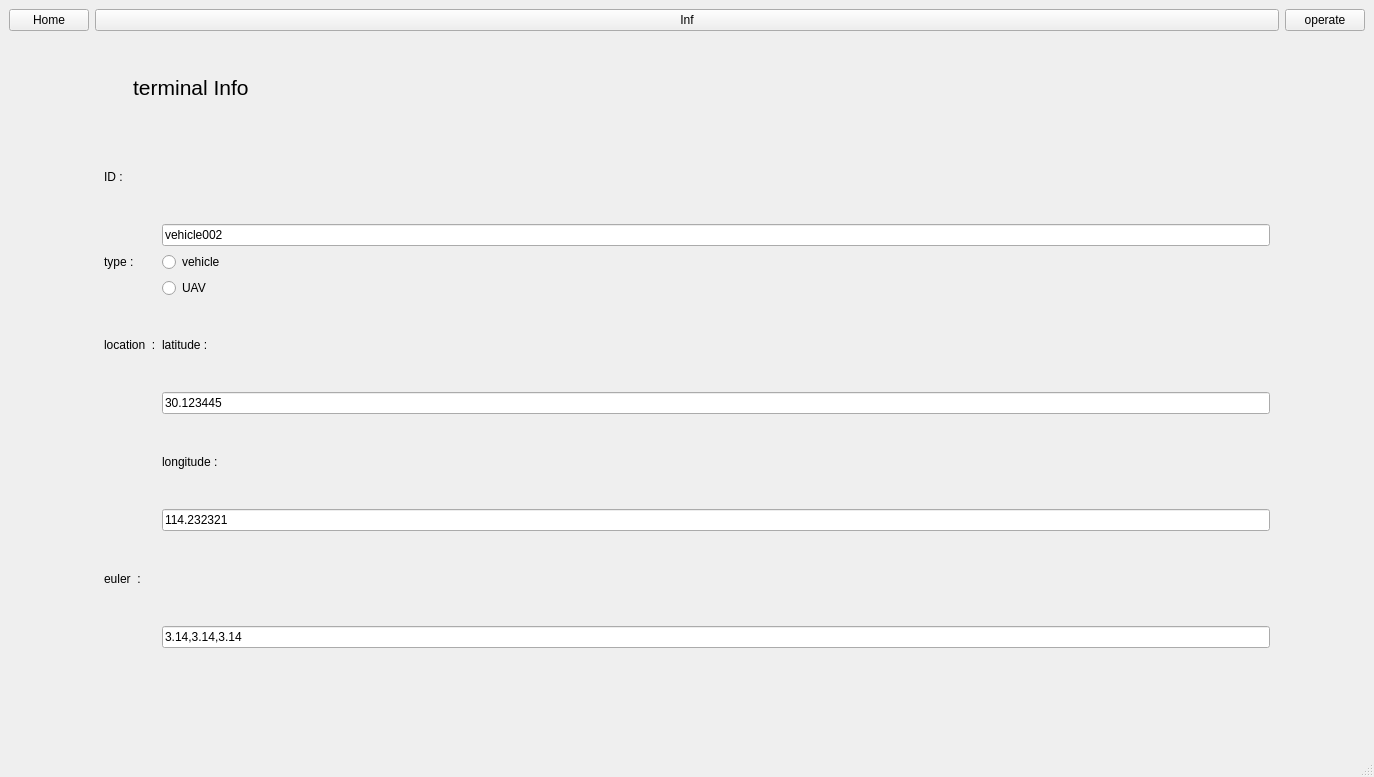
<?xml version="1.0" encoding="UTF-8"?>
<ui version="4.0">
 <class>MainWindow</class>
 <widget class="QMainWindow" name="MainWindow">
  <property name="enabled">
   <bool>true</bool>
  </property>
  <property name="geometry">
   <rect>
    <x>0</x>
    <y>0</y>
    <width>1374</width>
    <height>777</height>
   </rect>
  </property>
  <property name="sizePolicy">
   <sizepolicy hsizetype="Expanding" vsizetype="Expanding">
    <horstretch>0</horstretch>
    <verstretch>0</verstretch>
   </sizepolicy>
  </property>
  <property name="mouseTracking">
   <bool>true</bool>
  </property>
  <property name="windowTitle">
   <string>MainWindow</string>
  </property>
  <widget class="QWidget" name="centralwidget">
   <layout class="QGridLayout" name="gridLayout_2">
    <item row="0" column="0">
     <widget class="QPushButton" name="btn_page1">
      <property name="text">
       <string>Home</string>
      </property>
     </widget>
    </item>
    <item row="2" column="1">
     <widget class="QStackedWidget" name="stackedWidget">
      <property name="sizePolicy">
       <sizepolicy hsizetype="Expanding" vsizetype="Expanding">
        <horstretch>0</horstretch>
        <verstretch>0</verstretch>
       </sizepolicy>
      </property>
      <property name="minimumSize">
       <size>
        <width>500</width>
        <height>500</height>
       </size>
      </property>
      <property name="currentIndex">
       <number>0</number>
      </property>
      <widget class="QWidget" name="Cnectsts">
       <layout class="QGridLayout" name="gridLayout_3">
        <item row="0" column="0" colspan="2">
         <widget class="QLabel" name="label_4">
          <property name="font">
           <font>
            <pointsize>16</pointsize>
           </font>
          </property>
          <property name="text">
           <string>     terminal Info</string>
          </property>
         </widget>
        </item>
        <item row="1" column="0">
         <widget class="QLabel" name="label_5">
          <property name="text">
           <string>ID :</string>
          </property>
         </widget>
        </item>
        <item row="2" column="1">
         <widget class="QLineEdit" name="lineEdit">
          <property name="text">
           <string>vehicle002</string>
          </property>
         </widget>
        </item>
        <item row="3" column="0">
         <widget class="QLabel" name="label_6">
          <property name="text">
           <string>type :</string>
          </property>
         </widget>
        </item>
        <item row="3" column="1">
         <widget class="QRadioButton" name="radioButton_vehicle">
          <property name="text">
           <string>vehicle</string>
          </property>
         </widget>
        </item>
        <item row="4" column="1">
         <widget class="QRadioButton" name="radioButton_UAV">
          <property name="text">
           <string>UAV</string>
          </property>
         </widget>
        </item>
        <item row="5" column="0">
         <widget class="QLabel" name="label_7">
          <property name="text">
           <string>location  :</string>
          </property>
         </widget>
        </item>
        <item row="5" column="1">
         <widget class="QLabel" name="label_8">
          <property name="text">
           <string>latitude :</string>
          </property>
         </widget>
        </item>
        <item row="6" column="1">
         <widget class="QLineEdit" name="LinEdit_latitude">
          <property name="text">
           <string>30.123445</string>
          </property>
         </widget>
        </item>
        <item row="7" column="1">
         <widget class="QLabel" name="label_9">
          <property name="text">
           <string>longitude :</string>
          </property>
         </widget>
        </item>
        <item row="8" column="1">
         <widget class="QLineEdit" name="lineEdit_longitude">
          <property name="text">
           <string>114.232321</string>
          </property>
         </widget>
        </item>
        <item row="9" column="0">
         <widget class="QLabel" name="label_10">
          <property name="text">
           <string>euler  :</string>
          </property>
         </widget>
        </item>
        <item row="10" column="1">
         <widget class="QLineEdit" name="lineEdit_euler">
          <property name="text">
           <string>3.14,3.14,3.14</string>
          </property>
         </widget>
        </item>
        <item row="11" column="0">
         <widget class="QLabel" name="label_2">
          <property name="text">
           <string/>
          </property>
         </widget>
        </item>
        <item row="11" column="1">
         <widget class="QLabel" name="label_time1">
          <property name="text">
           <string/>
          </property>
         </widget>
        </item>
       </layout>
      </widget>
      <widget class="QWidget" name="inf">
       <layout class="QFormLayout" name="formLayout_2">
        <item row="3" column="1">
         <widget class="QGroupBox" name="groupBox_2">
          <property name="sizePolicy">
           <sizepolicy hsizetype="Preferred" vsizetype="Preferred">
            <horstretch>0</horstretch>
            <verstretch>0</verstretch>
           </sizepolicy>
          </property>
          <property name="title">
           <string>Alarm Info</string>
          </property>
          <layout class="QGridLayout" name="gridLayout_5">
           <item row="0" column="0">
            <widget class="QCheckBox" name="checkBox_overspeed">
             <property name="text">
              <string>overspeed</string>
             </property>
            </widget>
           </item>
           <item row="0" column="1">
            <widget class="QCheckBox" name="checkBox_diverge">
             <property name="text">
              <string>diverge</string>
             </property>
            </widget>
           </item>
           <item row="0" column="2">
            <widget class="QCheckBox" name="checkBox_lowpower">
             <property name="text">
              <string>lowpower</string>
             </property>
            </widget>
           </item>
          </layout>
         </widget>
        </item>
        <item row="4" column="1">
         <widget class="QLabel" name="label_time2">
          <property name="text">
           <string/>
          </property>
         </widget>
        </item>
        <item row="2" column="1">
         <widget class="QGroupBox" name="groupBox">
          <property name="sizePolicy">
           <sizepolicy hsizetype="Preferred" vsizetype="Preferred">
            <horstretch>0</horstretch>
            <verstretch>0</verstretch>
           </sizepolicy>
          </property>
          <property name="title">
           <string>Sensor Status</string>
          </property>
          <layout class="QFormLayout" name="formLayout">
           <item row="0" column="0" colspan="2">
            <widget class="QLabel" name="label_11">
             <property name="text">
              <string>laser radar :</string>
             </property>
            </widget>
           </item>
           <item row="1" column="1">
            <widget class="QComboBox" name="comboBox_laser">
             <item>
              <property name="text">
               <string>online</string>
              </property>
             </item>
             <item>
              <property name="text">
               <string>outline</string>
              </property>
             </item>
            </widget>
           </item>
           <item row="3" column="0" colspan="2">
            <widget class="QLabel" name="label_12">
             <property name="text">
              <string>MiWa radar :</string>
             </property>
            </widget>
           </item>
           <item row="4" column="1">
            <widget class="QComboBox" name="comboBox_MiWa">
             <item>
              <property name="text">
               <string>online</string>
              </property>
             </item>
             <item>
              <property name="text">
               <string>outline</string>
              </property>
             </item>
            </widget>
           </item>
           <item row="6" column="0">
            <widget class="QLabel" name="label_13">
             <property name="text">
              <string>camera :</string>
             </property>
            </widget>
           </item>
           <item row="7" column="1">
            <widget class="QComboBox" name="comboBox_camera">
             <item>
              <property name="text">
               <string>online</string>
              </property>
             </item>
             <item>
              <property name="text">
               <string>outline</string>
              </property>
             </item>
            </widget>
           </item>
           <item row="9" column="0" colspan="2">
            <widget class="QLabel" name="label_14">
             <property name="text">
              <string>BeiDou positioning :</string>
             </property>
            </widget>
           </item>
           <item row="10" column="1">
            <widget class="QComboBox" name="comboBox_BeiDou">
             <item>
              <property name="text">
               <string>online</string>
              </property>
             </item>
             <item>
              <property name="text">
               <string>outline</string>
              </property>
             </item>
            </widget>
           </item>
           <item row="12" column="0">
            <widget class="QLabel" name="label_power">
             <property name="text">
              <string>powe :</string>
             </property>
            </widget>
           </item>
           <item row="12" column="1">
            <widget class="QProgressBar" name="progressBar_power">
             <property name="value">
              <number>24</number>
             </property>
            </widget>
           </item>
           <item row="15" column="1">
            <widget class="QSlider" name="horizontalSlider">
             <property name="orientation">
              <enum>Qt::Horizontal</enum>
             </property>
            </widget>
           </item>
           <item row="15" column="0">
            <widget class="QLabel" name="label_16">
             <property name="text">
              <string>speed  :</string>
             </property>
            </widget>
           </item>
          </layout>
         </widget>
        </item>
       </layout>
      </widget>
      <widget class="QWidget" name="page">
       <layout class="QGridLayout" name="gridLayout">
        <item row="3" column="2">
         <widget class="QLabel" name="label_time3">
          <property name="text">
           <string/>
          </property>
         </widget>
        </item>
        <item row="1" column="1">
         <widget class="QPushButton" name="btn_clear_log">
          <property name="font">
           <font>
            <pointsize>16</pointsize>
           </font>
          </property>
          <property name="text">
           <string>clear log</string>
          </property>
         </widget>
        </item>
        <item row="2" column="0" colspan="3">
         <widget class="QGroupBox" name="groupBox_3">
          <property name="title">
           <string>running log : </string>
          </property>
          <layout class="QGridLayout" name="gridLayout_4">
           <item row="0" column="0">
            <widget class="QTextEdit" name="textEdit_log">
             <property name="minimumSize">
              <size>
               <width>0</width>
               <height>50</height>
              </size>
             </property>
             <property name="maximumSize">
              <size>
               <width>16777215</width>
               <height>16777215</height>
              </size>
             </property>
             <property name="baseSize">
              <size>
               <width>0</width>
               <height>100</height>
              </size>
             </property>
             <property name="html">
              <string>&lt;!DOCTYPE HTML PUBLIC &quot;-//W3C//DTD HTML 4.0//EN&quot; &quot;http://www.w3.org/TR/REC-html40/strict.dtd&quot;&gt;
&lt;html&gt;&lt;head&gt;&lt;meta name=&quot;qrichtext&quot; content=&quot;1&quot; /&gt;&lt;style type=&quot;text/css&quot;&gt;
p, li { white-space: pre-wrap; }
&lt;/style&gt;&lt;/head&gt;&lt;body style=&quot; font-family:'Ubuntu'; font-size:11pt; font-weight:400; font-style:normal;&quot;&gt;
&lt;p style=&quot;-qt-paragraph-type:empty; margin-top:0px; margin-bottom:0px; margin-left:0px; margin-right:0px; -qt-block-indent:0; text-indent:0px;&quot;&gt;&lt;br /&gt;&lt;/p&gt;&lt;/body&gt;&lt;/html&gt;</string>
             </property>
            </widget>
           </item>
          </layout>
         </widget>
        </item>
        <item row="1" column="0">
         <widget class="QPushButton" name="btn_connect_server">
          <property name="font">
           <font>
            <pointsize>16</pointsize>
           </font>
          </property>
          <property name="text">
           <string>connect server</string>
          </property>
         </widget>
        </item>
        <item row="1" column="2">
         <widget class="QPushButton" name="btn_push_data">
          <property name="font">
           <font>
            <pointsize>16</pointsize>
           </font>
          </property>
          <property name="text">
           <string>push data</string>
          </property>
         </widget>
        </item>
       </layout>
      </widget>
     </widget>
    </item>
    <item row="0" column="2">
     <widget class="QPushButton" name="btn_page3">
      <property name="text">
       <string>operate</string>
      </property>
     </widget>
    </item>
    <item row="0" column="1">
     <widget class="QPushButton" name="btn_page2">
      <property name="text">
       <string>Inf</string>
      </property>
     </widget>
    </item>
   </layout>
  </widget>
  <widget class="QMenuBar" name="menubar">
   <property name="geometry">
    <rect>
     <x>0</x>
     <y>0</y>
     <width>1374</width>
     <height>22</height>
    </rect>
   </property>
   <property name="sizePolicy">
    <sizepolicy hsizetype="MinimumExpanding" vsizetype="Minimum">
     <horstretch>0</horstretch>
     <verstretch>0</verstretch>
    </sizepolicy>
   </property>
  </widget>
  <widget class="QStatusBar" name="statusbar"/>
 </widget>
 <resources/>
 <connections/>
</ui>
